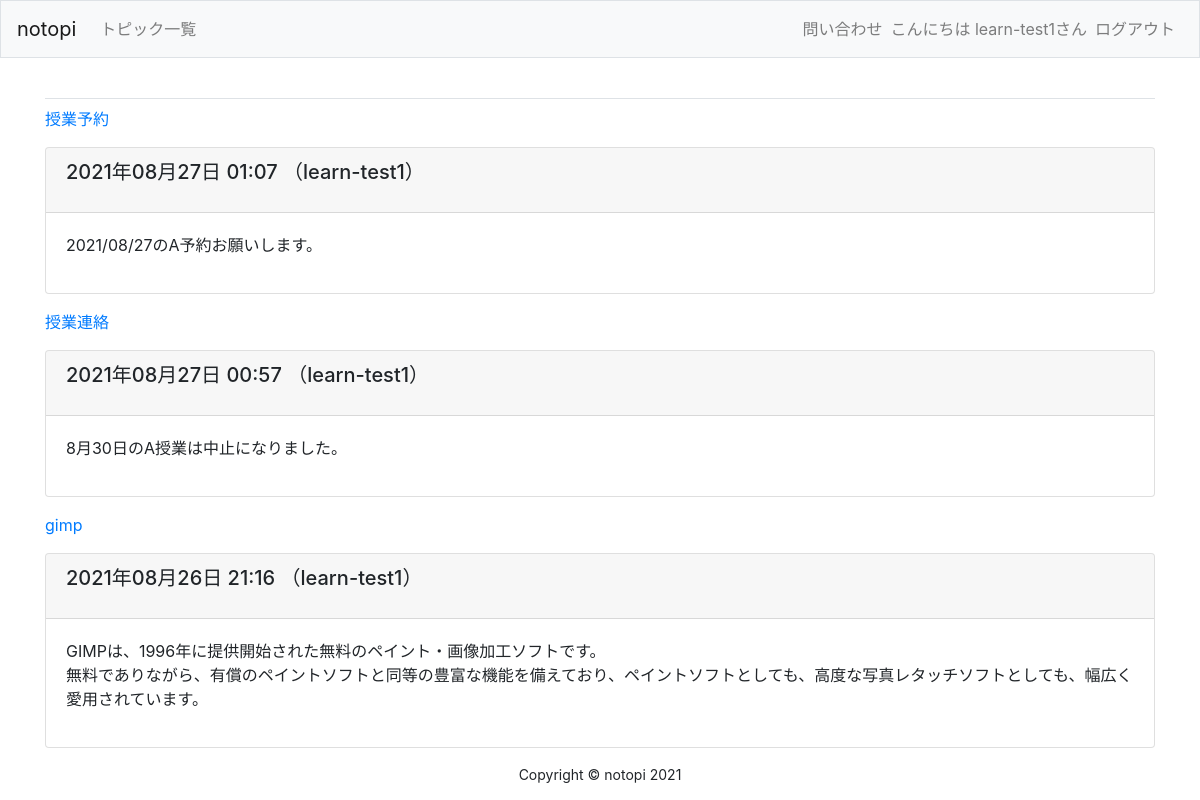
Page /users/entries/2/ (signed in) on the earlier database version.
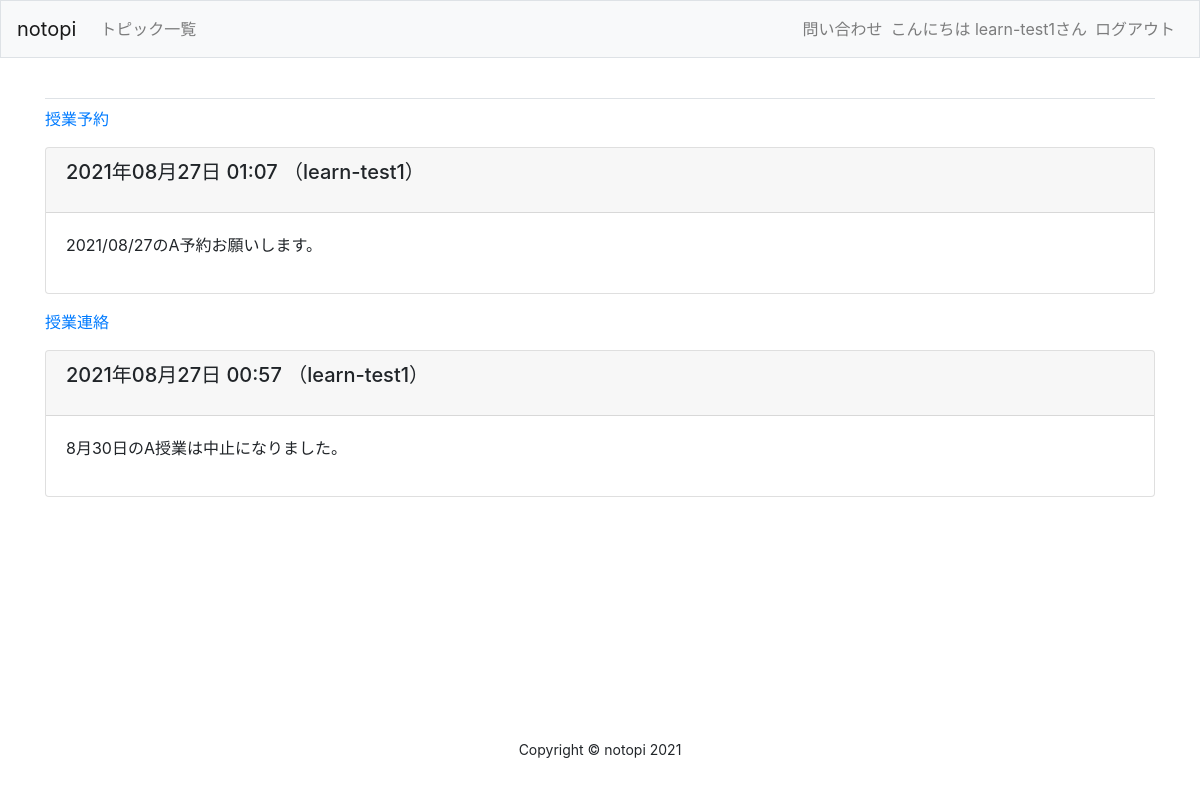
Same page on the later database version.
### learning_logs/models.py (models this page shows, shortened)
class Entry(models.Model):
	topic = models.ForeignKey(Topic, on_delete=models.CASCADE)
	text = models.TextField()
	date_added = models.DateTimeField(auto_now_add=True)
	owner = models.ForeignKey(User, on_delete=models.CASCADE)#add
	class Meta:
		verbose_name_plural = 'entries'

class Topic(models.Model):
	text = models.CharField(max_length=200)
	date_added = models.DateTimeField(auto_now_add=True)
	owner = models.ForeignKey(User, on_delete=models.CASCADE)
	def __str__(self):
		return self.text

### users/views.py (the view)
# urls.py: path('entries/<int:user_id>/', views.user_entries, name='user_entries'),
def user_entries(request, user_id):
	user = User.objects.get(id=user_id)
	entries = user.entry_set.order_by('-date_added')
	context = {'entries': entries}
	return render(request, 'users/user_entries.html', context)

### users/templates/users/user_entries.html (shortened to what this page needs)
{% extends "learning_logs/base.html" %}
{% block content %}
	{% for entry in entries %}
	<p><a href="{% url 'learning_logs:topic_child' entry.topic.id %}">{{entry.topic}}</a></p>
	<div class="card mb-3">
		<h5 class="card-header">
			<p>{{ entry.date_added|date:'Y年m月d日 H:i' }} （{{entry.owner}}</a>）</p>
		</h5>
		<div class="card-body">{{ entry.text|linebreaks }}</div>
	</div>
	{% empty %}
		<p>まだ記事がありません。</p>
	{% endfor %}
{% endblock content%}

Differences in the rows shown:
removed Entry: topic "gimp", date_added "2021年08月26日 21:16", owner "learn-test1", text "GIMPは、1996年に提供開始された無料のペイント・画像加工ソフトです。 無料でありながら、有償のペイントソフトと同等の豊富な機能を備えており、ペイントソフトとしても、高度な写真レタッチソフトとしても、幅広く愛用されています。"
